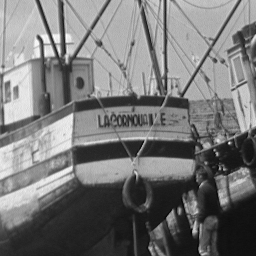
#> input picture TiTp0-python/boat256x256-8bpp.bmp, 256 x 256 px
$ python main.py
#> lines starting #> are read from the running program, lines starting #| are printed output that depends on the picture
#> further down, I is the input picture: PIL image 256x256 L; min 4, max 255, mean 118.4
### TiTp0-python/functionlib.py
# functionlib : librairie (module) perso de fonctions de traitement d'image

from PIL import Image  # librairie image PIL/Pillow (install par shell cmd : py -m pip install Pillow) (ou : python -m pip install Pillow)
import PIL.ImageOps  # librairie image PIL/Pillow

from numpy import *  # librairie numpy de tableaux (install par shell cmd : py -m pip install numpy)
import numpy as np  # librairie numpy de tableaux (install par shell cmd : py -m pip install numpy)

from math import *  # librairie maths

from scipy import signal  # librairie scipy de signal (install par shell cmd : py -m pip install scipy)
from scipy import misc
import matplotlib.pyplot as plt  # librairie matplotlib de maths (install par shell cmd : py -m pip install matplotlib)

# ---------------------------------------------------------------------------- #
def nega256(I):  # fonction negatif d'image 256 niveaux de gris (8 bits par pixel)
    J = Image.new(I.mode,I.size)  # PIL : reservation memoire image traitee avec la meme taille que l'image initiale
#> J: PIL image 256x256 L; every value is 0
    Nx,Ny = I.size  # Nx = cols, Ny = rows
#> Nx = 256; Ny = 256
    for y in range(Ny):  # range de 0 a Ny-1
        for x in range(Nx):  # range de 0 a Nx-1
            p = I.getpixel((x,y))  # PIL : lecture du niveau de gris du pixel de coordonnees x,y
            c = 255 - p  # complement a 255 : blanc devient noir , noir devient blanc
            J.putpixel((x,y),c)  # PIL : ecriture du niveau de gris du pixel de coordonnees x,y
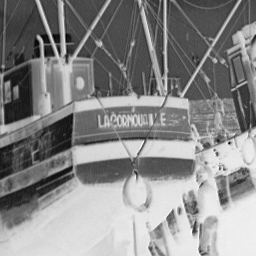
#> J: PIL image 256x256 L; min 0, max 251, mean 136.6
    p00 = I.getpixel((0,0))
#> p00 = 186
    c00 = 255 - p00
#> c00 = 69
    print("Nx(cols)=",Nx,"Ny(rows)=",Ny,"p00=",p00,"c00=",c00)
#| Nx(cols)= 256 Ny(rows)= 256 p00= 186 c00= 69
    # print("I.size=",I.size)
    # print("I.mode=",I.mode)
    return J
# ---------------------------------------------------------------------------- #

# ---------------------------------------------------------------------------- #
def negaRGB(I):  # fonction negatif d'image couleur RGB (24 bits par pixel)
    J = Image.new(I.mode,I.size)  # PIL : reservation memoire image traitee avec la meme taille que l'image initiale
    Nx,Ny = I.size  # PIL : Nx = cols, Ny = rows
    C = np.array([0, 0, 0])  # vecteur de longueur 3    #  np.array([0, 0, 0]) equivalent a : np.zeros(3)
    C00 = np.zeros(3)  # vecteur de longueur 3    #  np.array([0, 0, 0]) equivalent a : np.zeros(3)
    for y in range(Ny):  # range de 0 a Ny-1
        for x in range(Nx):  # range de 0 a Ny-1
            # r,g,b = I.getpixel((x,y))  # PIL : lecture des 3 niveaux r,g,b du pixel de coordonnees x,y
            P = I.getpixel((x,y))  # PIL : lecture du vecteur des 3 niveaux r=P[0],g=P[1],b=P[2] du pixel de coordonnees x,y
            C[0] = 255 - P[0]  # complement a 255 : rouge clair devient rouge fonce , rouge fonce devient rouge clair
            C[1] = 255 - P[1]  # complement a 255 : vert clair devient vert fonce , vert fonce devient vert clair
            C[2] = 255 - P[2]  # complement a 255 : bleu clair devient bleu fonce , bleu fonce devient bleu clair
            J.putpixel((x,y),tuple(C))  # PIL : ecriture des 3 niveaux [r,g,b] du vecteur C converti en tuple de constantes (r,g,b)
            # J.putpixel((x,y),(C[0],C[1],C[2]))  # PIL : ecriture des 3 niveaux [r,g,b] du vecteur C converti en tuple de constantes (r,g,b)
    P00 = I.getpixel((0,0))
    C00[0] = 255 - P00[0]
    C00[1] = 255 - P00[1]
    C00[2] = 255 - P00[2]
    print("Nx(cols)=",Nx,"Ny(rows)=",Ny,"(P00)=",P00,"[C00]=",C00,"(C00)=",tuple(C00))
    # print("Nx(cols)=",Nx,"Ny(rows)=",Ny,"P00[0]=",P00[0],"C00[0]=",C00[0],"P00[1]=",P00[1],"C00[1]=",C00[1],"P00[2]=",P00[2],"C00[2]=",C00[2])
    # print("I.size=",I.size)
    # print("I.mode=",I.mode)
    return J
# ---------------------------------------------------------------------------- #

# ---------------------------------------------------------------------------- #
def stack(I,J):  # fonction empilement de 2 images I et J (horizontal) -> image K
    NxI = I.size[0]  # Nx = cols, Ny = rows
#> NxI = 256
    NyI = I.size[1]  # Nx = cols, Ny = rows
#> NyI = 256
    NxJ = J.size[0]  # Nx = cols, Ny = rows
#> NxJ = 256
    NyJ = J.size[1]  # Nx = cols, Ny = rows
#> NyJ = 256
    NxK = NxI + NxJ  # Nx = cols, Ny = rows
#> NxK = 512
    NyK = NyI  # Nx = cols, Ny = rows
#> NyK = 256
    K = Image.new(I.mode,(NxK,NyK))  # PIL : reservation memoire image stack
#> K: PIL image 512x256 L; every value is 0
    for y in range(NyK):  # range de 0 a NyK-1
        for x in range(NxI):  # range de 0 a NxI-1
            K.putpixel((x,y),I.getpixel((x,y)))  # PIL : ecriture du niveau de gris du pixel de coordonnees x,y
        for x in range(NxI,NxK):  # range de NxI a NxK-1
            K.putpixel((x,y),J.getpixel((x-NxI,y)))  # PIL : ecriture du niveau de gris du pixel de coordonnees x,y
    return K
# ---------------------------------------------------------------------------- #

# ---------------------------------------------------------------------------- #
def conversionimagetableau(I):  # fonction de conversion d'image PIL en tableau 2D numpy
    Itab = np.array(I)  # conversion image I en tableau numpy Itab ; pour info : I = Image.fromarray(Itab)  # conversion tableau numpy Itab en image I
    # print("Itab[y=0][x=0]=",Itab[0][0],"Itab[y=0][x=1]=",Itab[0][1],"Itab[y=1][x=0]=",Itab[1][0],"Itab[y=1][x=1]=",Itab[1][1])
    # print("Itab=",Itab)
    return Itab
# ---------------------------------------------------------------------------- #

# ---------------------------------------------------------------------------- #
def conversiontableauimage(Itab):  # fonction de conversion d'un tableau 2D numpy en image PIL
    size = np.shape(Itab)  # tuple size (Ny Nx)
    Nx = size[1]  # Nx = cols, Ny = rows
    Ny = size[0]  # Nx = cols, Ny = rows
    mode = 'L'  # mode image 256 niveaux de gris (8 bits par pixel)
    Sizetuple = (Nx,Ny)  # ecriture de size renverse en tuple (Nx Ny)
    # print('size=',size,'Sizetuple=',Sizetuple,'Nx=',Nx,'Ny=',Ny)
    I = Image.new(mode,Sizetuple)  # PIL : reservation memoire image traitee avec la meme taille que l'image initiale
    for y in range(Ny):  #  range de 0 a Ny-1
        for x in range(Nx):  # range de 0 a Nx-1
            s =int(Itab[y][x])
            I.putpixel((x,y),s)  # PIL : putpixel requiert un param scalaire s (putpixel n'accepte pas un element de tableau Jtab[y][x])
    return I
# ---------------------------------------------------------------------------- #

### TiTp0-python/main.py
# main : programme principal utilisant librairies image publiques & perso

from PIL import Image  # librairie image PIL/Pillow (install par shell cmd : py -m pip install Pillow) (ou : python -m pip install Pillow)
import PIL.ImageOps  # librairie image PIL/Pillow

from numpy import *  # librairie numpy de tableaux (install par shell cmd : py -m pip install numpy)
import numpy as np  # librairie numpy de tableaux (install par shell cmd : py -m pip install numpy)

from math import *  # librairie maths

from scipy import signal  # librairie scipy de signal (install par shell cmd : py -m pip install scipy)
from scipy import misc
import matplotlib.pyplot as plt  # librairie matplotlib de maths (install par shell cmd : py -m pip install matplotlib)

from functionlib import *  # module perso fonctions functionlib.py dans le meme repertoire

""" partie a mettre en commentaire """

# ---------------------------------------------------------------------------- #
# negatif d'image 256 niveaux de gris (8 bits par pixel) par fonction perso de functionlib.py
file = "boat256x256-8bpp.bmp"  # image 256 niveaux de gris (8 bits par pixel)
I = Image.open(file)  # PIL : ouverture fichier image dans le meme repertoire
J = nega256(I)  # fonction perso de functionlib.py : negatif d'image 256 niveaux gris (8 bits par pixel)
K = stack(I,J)  # fonction perso de functionlib.py : empilement de 2 images
# I.show()  # PIL : affichage image initiale (a traiter)
# J.show()  # PIL : affichage image traitee
K.show()  # PIL : affichage images initiale/traitee empilees
K.save('result-nega256.jpg')  # PIL : enregistrement images initiale/traitee empilees
I.close()  # PIL : fermeture de l'image initiale
J.close()  # PIL : fermeture de l'image traitee
K.close()  # PIL : fermeture images initiale/traitee empilees
# ---------------------------------------------------------------------------- #

# ---------------------------------------------------------------------------- #
# negatif d'image RGB (24 bits par pixel) par fonction perso de functionlib.py
file = "mandril200x290-24bpp.bmp"  # image couleur RGB (24 bits par pixel)
I = Image.open(file)  # PIL : ouverture fichier image dans le meme repertoire
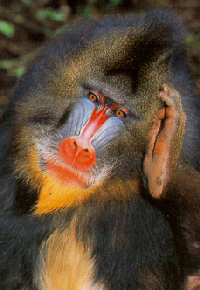
#> input picture TiTp0-python/mandril200x290-24bpp.bmp, 200 x 290 px
#> I is the input picture: PIL image 200x290 RGB; mean R, G, B 91.5, 73.4, 54.8
J = negaRGB(I)  # fonction perso de functionlib.py : negatif d'image RGB (24 bits par pixel)
#> in negaRGB, `J = Image.new(I.mode,I.size)  # PIL : reservation memoire image traite..`: J: PIL image 200x290 RGB; every value is 0
#> after the loop in negaRGB, `for y in range(Ny):`:
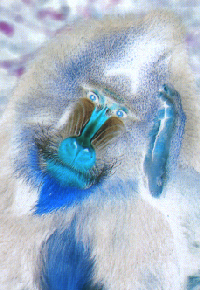
#> J: PIL image 200x290 RGB; mean R, G, B 163.5, 181.6, 200.2
#> after the loop in negaRGB, `for y in range(Ny):`: C = [159, 163, 187]
#> in negaRGB, `P00 = I.getpixel((0,0))`: P00 = (46, 46, 30)
#| Nx(cols)= 200 Ny(rows)= 290 (P00)= (46, 46, 30) [C00]= [209. 209. 225.] (C00)= (209.0, 209.0, 225.0)
K = stack(I,J)  # fonction perso de functionlib.py : empilement de 2 images
#> in stack (call 2), `K = Image.new(I.mode,(NxK,NyK))`: K: PIL image 400x290 RGB; every value is 0
# I.show()  # PIL : affichage image initiale (a traiter)
# J.show()  # PIL : affichage image traitee
K.show()  # PIL : affichage images initiale/traitee empilees
K.save('result-negaRGB.jpg')  # PIL : enregistrement images initiale/traitee empilees
I.close()  # PIL : fermeture de l'image initiale
J.close()  # PIL : fermeture de l'image traitee
K.close()  # PIL : fermeture images initiale/traitee empilees
# ---------------------------------------------------------------------------- #

# ---------------------------------------------------------------------------- #
# negatif d'image RGB (24 bits par pixel) par fonction de PIL/Pillow
file = "mandy256x246-24bpp.jpg"  # image couleur RGB (24 bits par pixel)
I = Image.open(file)  # PIL : ouverture fichier image dans le meme repertoire
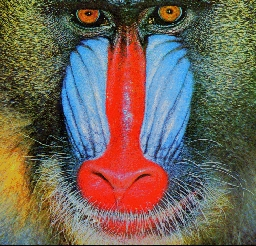
#> input picture TiTp0-python/mandy256x246-24bpp.jpg, 256 x 246 px
#> I is the input picture: PIL image 256x246 RGB; mean R, G, B 112.3, 99.6, 87.7
J = PIL.ImageOps.invert(I)  # PIL : negatif d'image couleur RGB (24 bits par pixel)
#> J: PIL image 256x246 RGB
K = stack(I,J)  # fonction perso de functionlib.py : empilement de 2 images
#> in stack (call 3), `K = Image.new(I.mode,(NxK,NyK))`: K: PIL image 512x246 RGB; every value is 0
#> after the loop in stack (call 3), `for y in range(NyK):`:
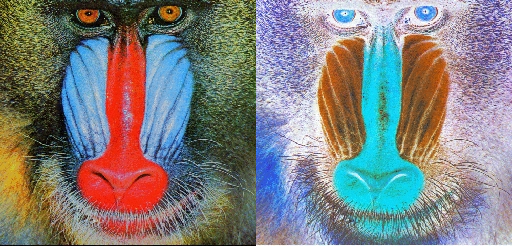
#> K: PIL image 512x246 RGB; mean R, G, B 127.5, 127.5, 127.5
# I.show()  # PIL : affichage image initiale (a traiter)
# J.show()  # PIL : affichage image traitee
K.show()  # PIL : affichage images initiale/traitee empilees
K.save('result-negaRGB-PIL.jpg')  # PIL : enregistrement images initiale/traitee empilees
I.close()  # PIL : fermeture de l'image initiale
J.close()  # PIL : fermeture de l'image traitee
K.close()  # PIL : fermeture images initiale/traitee empilees
# ---------------------------------------------------------------------------- #

# ---------------------------------------------------------------------------- #
# conversion d'image PIL en tableau 2D numpy
file = "aquitaine.bmp"  # image 256 niveaux de gris (8 bits par pixel)
I = Image.open(file)  # PIL : ouverture fichier image dans le meme repertoire
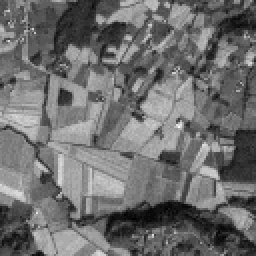
#> input picture TiTp0-python/aquitaine.bmp, 128 x 128 px (shown 2 times larger)
#> I is the input picture: PIL image 128x128 L; min 10, max 37, mean 21.7
Itab = conversionimagetableau(I)  # conversion d'image PIL en tableau 2D numpy
print("Itab[y=0][x=0]=",Itab[0][0],"Itab[y=0][x=1]=",Itab[0][1],"Itab[y=1][x=0]=",Itab[1][0],"Itab[y=1][x=1]=",Itab[1][1])
#| Itab[y=0][x=0]= 19 Itab[y=0][x=1]= 18 Itab[y=1][x=0]= 18 Itab[y=1][x=1]= 19
# I.show()  # PIL : affichage image initiale
I.close()  # PIL : fermeture de l'image initiale
# ---------------------------------------------------------------------------- #

# ---------------------------------------------------------------------------- #
# conversion d'un tableau 2D numpy en image PIL : creation d'image 256 niveaux de gris (8 bits par pixel)
Nx = 256  # Nx = cols, Ny = rows
Ny = 200  # Nx = cols, Ny = rows
Itab = np.zeros((Ny,Nx))  # tableau 2D
for y in range(Ny):  # range de 0 a Ny-1
    for x in range(Nx):    # range de 0 a Nx-1
       Itab[y][x] = x  # mire
I = conversiontableauimage(Itab)  # conversion d'un tableau 2D numpy en image PIL
#> in conversiontableauimage, `I = Image.new(mode,Sizetuple)  # PIL : reservation memoire image trait..`: I: PIL image 256x200 L; every value is 0
#> after the loop in conversiontableauimage, `for y in range(Ny):`:
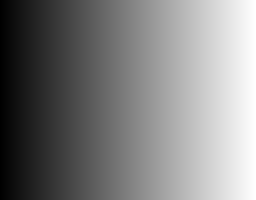
#> I: PIL image 256x200 L; min 0, max 255, mean 127.5
I.show()  # PIL : affichage image creee
I.save('result-mire.jpg')  # PIL : enregistrement images initiale/traitee empilees
I.close()  # PIL : fermeture de l'image creee
# ---------------------------------------------------------------------------- #
